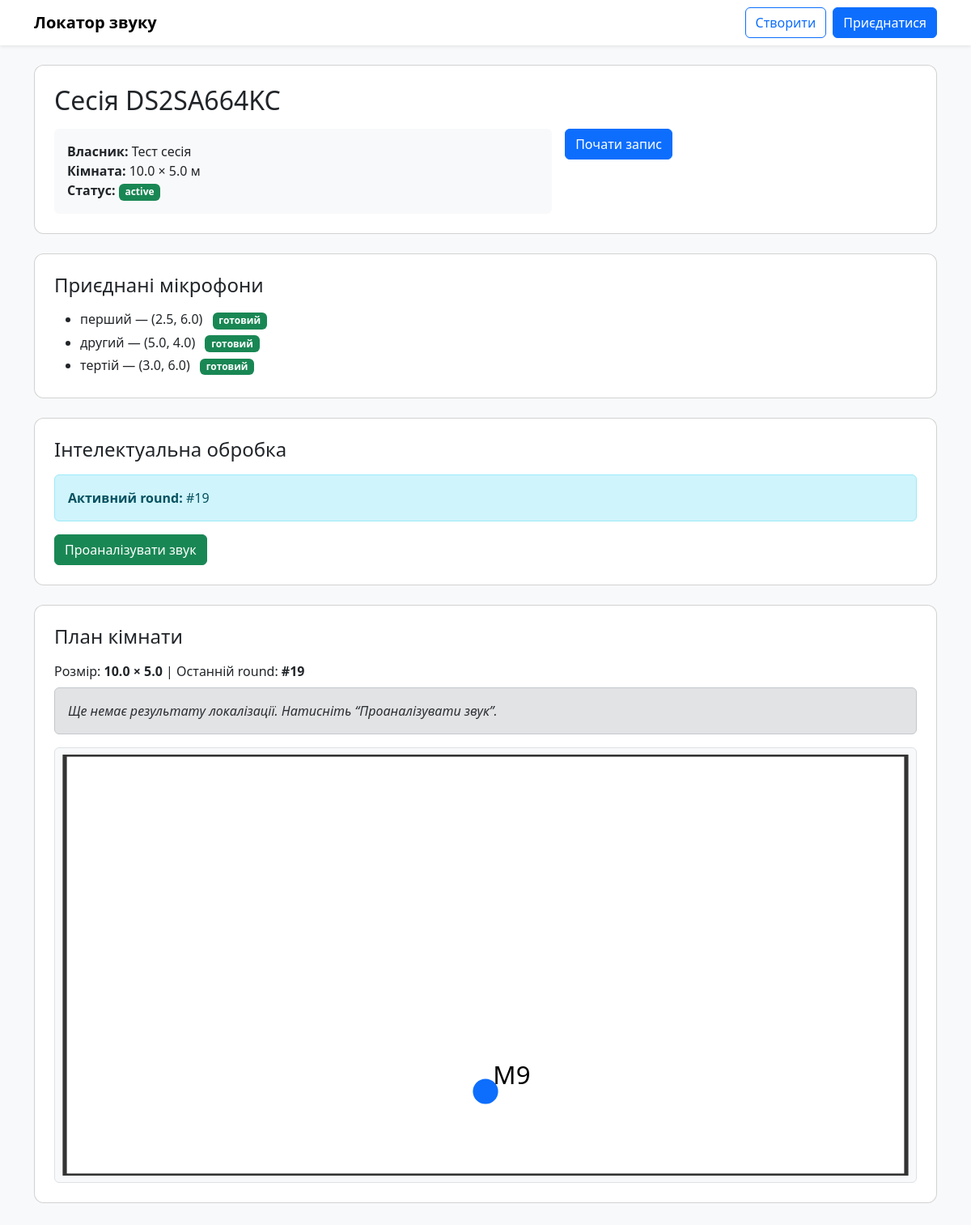
Screenshot of /session/DS2SA664KC/ with the database file from the repository.
### core/models.py (models this page shows, shortened)
class Session(models.Model):
    start_time = models.DateTimeField(auto_now_add=True)
    end_time = models.DateTimeField(null=True, blank=True)
    code = models.CharField(default=generate_code, max_length=10, unique=True)
    owner_name = models.CharField(max_length=100)
    width = models.FloatField()
    height = models.FloatField()
    is_active = models.BooleanField(default=True)

class Microphone(models.Model):
    session = models.ForeignKey(Session, on_delete=models.CASCADE, related_name='microphone_data')
    device_name = models.CharField(max_length=100)
    x_coordinate = models.FloatField()
    y_coordinate = models.FloatField()
    is_ready = models.BooleanField(default=False)
    connected_at = models.DateTimeField(auto_now_add=True)

class RecordingRound(models.Model):
    session = models.ForeignKey(Session, on_delete=models.CASCADE, related_name="rounds")
    created_at = models.DateTimeField(auto_now_add=True)
    is_active = models.BooleanField(default=True)

### core/views.py (the view)
# urls.py: path('session/<str:code>/', views.session_detail, name='session_detail'),
def session_detail(request, code):
    session = get_object_or_404(Session, code=code)
    active_round = (
        RecordingRound.objects
        .filter(session=session, is_active=True)
        .order_by("-created_at")
        .first()
    )
    last_round = (
        RecordingRound.objects
        .filter(session=session)
        .order_by("-created_at")
        .first()
    )
    last_result = None
    if last_round:
        last_result = getattr(last_round, "result", None)
    mics = session.microphone_data.all().order_by("id")
    W = float(session.width)
    H = float(session.height)
    min_dim = max(1.0, min(W, H))  # щоб не ділило на 0
    mic_r = min_dim * 0.03        # 3% від min(W,H)
    sound_r = min_dim * 0.04      # 4%
    mic_r = max(0.12, min(mic_r, 2.0))
    sound_r = max(0.16, min(sound_r, 2.5))
    fs = min_dim * 0.06           # 6% від min(W,H)
    fs = max(0.25, min(fs, 2.2))
    dx = mic_r * 0.6
    dy = -mic_r * 0.6
    aspect = W / H if H else 1.0
    svg_height = 520
    if aspect > 3:
        svg_height = 360
    elif aspect < 1:
        svg_height = 600
    return render(request, "session_detail.html", {
        "session": session,
        "mics": mics,
        "active_round": active_round,
        "last_round": last_round,
        "last_result": last_result,
        "mic_r": mic_r,
        "sound_r": sound_r,
        "fs": fs,
        "dx": dx,
        "dy": dy,
        "svg_height": svg_height,
})

### templates/session_detail.html (shortened to what this page needs)
{% extends "base.html" %}
{% block content %}
<div class="card p-4 mb-4">
  <h2 class="mb-3">Сесія {{ session.code }}</h2>
  <div class="row g-3">
    <div class="col-md-7">
      <div class="p-3 bg-light rounded">
        <div><b>Власник:</b> {{ session.owner_name }}</div>
        <div><b>Кімната:</b> {{ session.width }} × {{ session.height }} м</div>
        <div>
          <b>Статус:</b>
          {% if session.is_active %}
            <span class="badge bg-success">active</span>
          {% else %}
            <span class="badge bg-secondary">inactive</span>
          {% endif %}
        </div>
      </div>
    </div>
    <div class="col-md-5 d-flex align-items-start">
      <form method="post" action="{% url 'start_recording' code=session.code %}">
        <button type="submit" class="btn btn-primary">
          Почати запис
        </button>
      </form>
    </div>
  </div>
</div>
<div class="card p-4 mb-4">
  <h4 class="mb-3">Приєднані мікрофони</h4>
  <ul class="mb-0">
    {% for mic in session.microphone_data.all %}
      <li class="mb-1">
        {{ mic.device_name }} — ({{ mic.x_coordinate }}, {{ mic.y_coordinate }})
        {% if mic.is_ready %}
          <span class="badge bg-success ms-2">готовий</span>
        {% else %}
          <span class="badge bg-warning text-dark ms-2">не готовий</span>
        {% endif %}
      </li>
    {% empty %}
      <li>Немає мікрофонів</li>
    {% endfor %}
  </ul>
</div>
<div class="card p-4 mb-4">
  <h4 class="mb-3">Інтелектуальна обробка</h4>
  {% if active_round %}
    <div class="alert alert-info mb-3">
      <b>Активний round:</b> #{{ active_round.id }}
    </div>
    <form method="post" action="{% url 'process_round' round_id=active_round.id %}">
      <button type="submit" class="btn btn-success">
        Проаналізувати звук
      </button>
    </form>
  {% else %}
    <div class="alert alert-warning mb-0">
      <b>Немає активного round.</b> Натисніть «Почати запис».
    </div>
  {% endif %}
</div>
<div class="card p-4 mb-4">
  <h4 class="mb-3">План кімнати</h4>
  <p class="mb-2">
    Розмір: <b>{{ session.width }} × {{ session.height }}</b>
    {% if last_round %} | Останній round: <b>#{{ last_round.id }}</b>{% endif %}
  </p>
  {% if last_result %}
    <div class="alert alert-success">
      <b>Остання локалізація:</b>
      (x={{ last_result.estimated_x }}, y={{ last_result.estimated_y }})
      | error={{ last_result.error }}
      | mics={{ last_result.num_mics }}
    </div>
  {% else %}
    <div class="alert alert-secondary">
      <i>Ще немає результату локалізації. Натисніть “Проаналізувати звук”.</i>
    </div>
  {% endif %}
  {% with W=session.width H=session.height %}
<div class="border rounded p-2 bg-light">
  <svg viewBox="0 0 {{ session.width }} {{ session.height }}"
     width="100%"
     height="{{ svg_height }}"
     preserveAspectRatio="xMidYMid meet"
     style="display:block;">
  <rect x="0" y="0"
        width="{{ session.width }}" height="{{ session.height }}"
        fill="white" stroke="#333" stroke-width="0.05"/>
  {% for mic in mics %}
    <circle cx="{{ mic.x_coordinate }}" cy="{{ mic.y_coordinate }}"
            r="{{ mic_r }}" fill="#0d6efd"/>
    <text x="{{ mic.x_coordinate }}" y="{{ mic.y_coordinate }}"
          font-size="{{ fs }}" dx="{{ dx }}" dy="{{ dy }}" fill="#000">
      M{{ mic.id }}
    </text>
  {% endfor %}
  {% if last_result %}
    <circle cx="{{ last_result.estimated_x }}" cy="{{ last_result.estimated_y }}"
            r="{{ sound_r }}" fill="red"/>
    <text x="{{ last_result.estimated_x }}" y="{{ last_result.estimated_y }}"
          font-size="{{ fs }}" dx="{{ dx }}" dy="{{ dy }}" fill="red">
      SOUND
    </text>
  {% endif %}
</svg>
</div>
{% endwith %}
{% endblock %}

### templates/base.html (style rules this page uses)
body { background-color: #f8f9fa; }
.card { border-radius: 12px; }

### rows the page displays
Session: code "DS2SA664KC", owner_name "Тест сесія", width "10.0", height "5.0"
Microphone: device_name "перший", x_coordinate "2.5", y_coordinate "6.0", is_ready "готовий"
Microphone: device_name "другий", x_coordinate "5.0", y_coordinate "4.0", is_ready "готовий"
Microphone: device_name "тертій", x_coordinate "3.0", y_coordinate "6.0", is_ready "готовий"
RecordingRound: id "19"
